Frame 1 (no input): blank canvas, image omitted
Frame 60 (the mouse pressed at the canvas centre just before this capture): blank canvas, image omitted
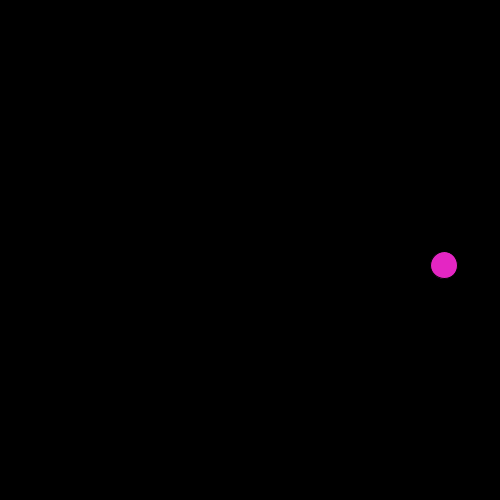
Frame 120 (the mouse held since frame 60 and released just before this capture)

The Processing sketch whose frames 1 and 60 were blank and that drew this single picture after the mouse press (run headless with seeded random() and noise(); from frame 60 on, the mouse is pressed at the canvas centre):

// Processing sketch: t1_11
// ── t1_11.pde
// the pink confetti example from module 1 for Algorithms topic 1
// Angelika Mader - April 2020

// confetties are created by mouse click

Confetties confetties; 

void setup(){
  size(500,500);
  confetties = new Confetties();
}

void draw(){
  background(0);
  confetties.update();
  confetties.render();
}

void mousePressed(){        
  confetties.mousePressedEvent();
}

// ── Confetti.pde
class Confetti {

  color c;        // a confetti has a colour
  PVector confettiPos;     // a confetti has an x-position
  float radius;    // a confetti has a radius;
  PVector speed;       // the confetti moves with some speed in x direction


  //constructor: gives values to the variables
  Confetti() { 
    //random pinkish colour
    c = color(int(random(180, 255)), int(random(0, 150)), int(random(100, 200)));  //pinkish

    //random radius and position
    radius = random(10, 25);
    confettiPos = new PVector(random(radius, width-radius), random(radius, height-radius));

    // random speed
    speed = new PVector(random(-3, 4), random(-3,4));               // speed in x-direction
    while (speed== new PVector(0, 0)) speed = new PVector(random(-3, 4), random(-3,4)); // nonzero speed
  }

  void render() {
    //noStroke();
    fill(c);
    ellipse(confettiPos.x, confettiPos.y, 2*radius, 2*radius);
  }

  void update() {
    //if the confetti reaches the left wall or the right wall, it bounces
    if ((confettiPos.x > width) || (confettiPos.x < 0)) {
      speed.x = -speed.x;
    }
    confettiPos.add(speed);
    //if the confetti reaches the top wall or the botton wall, it bounces
    if ((confettiPos.y > height) || (confettiPos.y <0)) {
      speed.y = -speed.y;
    }
    confettiPos.add(speed) ;
  }

  void set_speed(float dx, float dy) {
    speed = new PVector(dx, dy);
  }
}

// ── Confetties.pde
int MAX_CONFETTI = 30;

class Confetties {

  //this makes an array of 30 confettis
  Confetti[] confetti = new Confetti[MAX_CONFETTI]; 
  // number of confettis that is created already
  int generated;

  Confetties() {
    generated = 0;
  }

  void update() {
    // collision detection
    for (int k=0; k<generated-1; k++) {   
      for (int l=k+1; l<generated; l++) { 
        collide( confetti[k], confetti[l]);
      }
    }
    
    // movement
    for (int k=0; k<generated; k++) {         
      confetti[k].update();
    }
  }

  void render() {
    for (int k=0; k<generated; k++) {           
      confetti[k].render();
    }
  }

  void collide(Confetti confetti1, Confetti confetti2) {
    // compare each confetti with all confettis having a higher index
    // where the actual highest index is i

    float distx = confetti2.confettiPos.x+confetti2.speed.x - confetti1.confettiPos.x-confetti1.speed.x;
    float disty = confetti2.confettiPos.y+confetti2.speed.y - confetti1.confettiPos.y-confetti1.speed.y;
    float distance = sqrt(distx*distx + disty*disty);
    float minDist = confetti1.radius + confetti2.radius;

    if (distance < minDist) {    // physics of collission
      float angle = atan2(disty, distx);
      float sine = sin(angle);
      float cosine = cos(angle); 

      float ax = cosine * confetti1.speed.x + sine * confetti1.speed.y;
      float ay = cosine * confetti1.speed.y - sine * confetti1.speed.x;

      // change of the movement vector of the first confetti
      confetti1.set_speed(ax, ay);                   

      ax = cosine * confetti2.speed.x + sine * confetti2.speed.y;
      ay = cosine * confetti2.speed.y - sine * confetti2.speed.x;

      // change of the movement vector of the second confetti
      confetti2.set_speed(ax, ay);
    }
  }


  void  mousePressedEvent() {
    // a new confetti is only created here!
    if ( generated < MAX_CONFETTI) { 
      confetti[generated] = new Confetti();   
      generated++;
    };
  }
}
